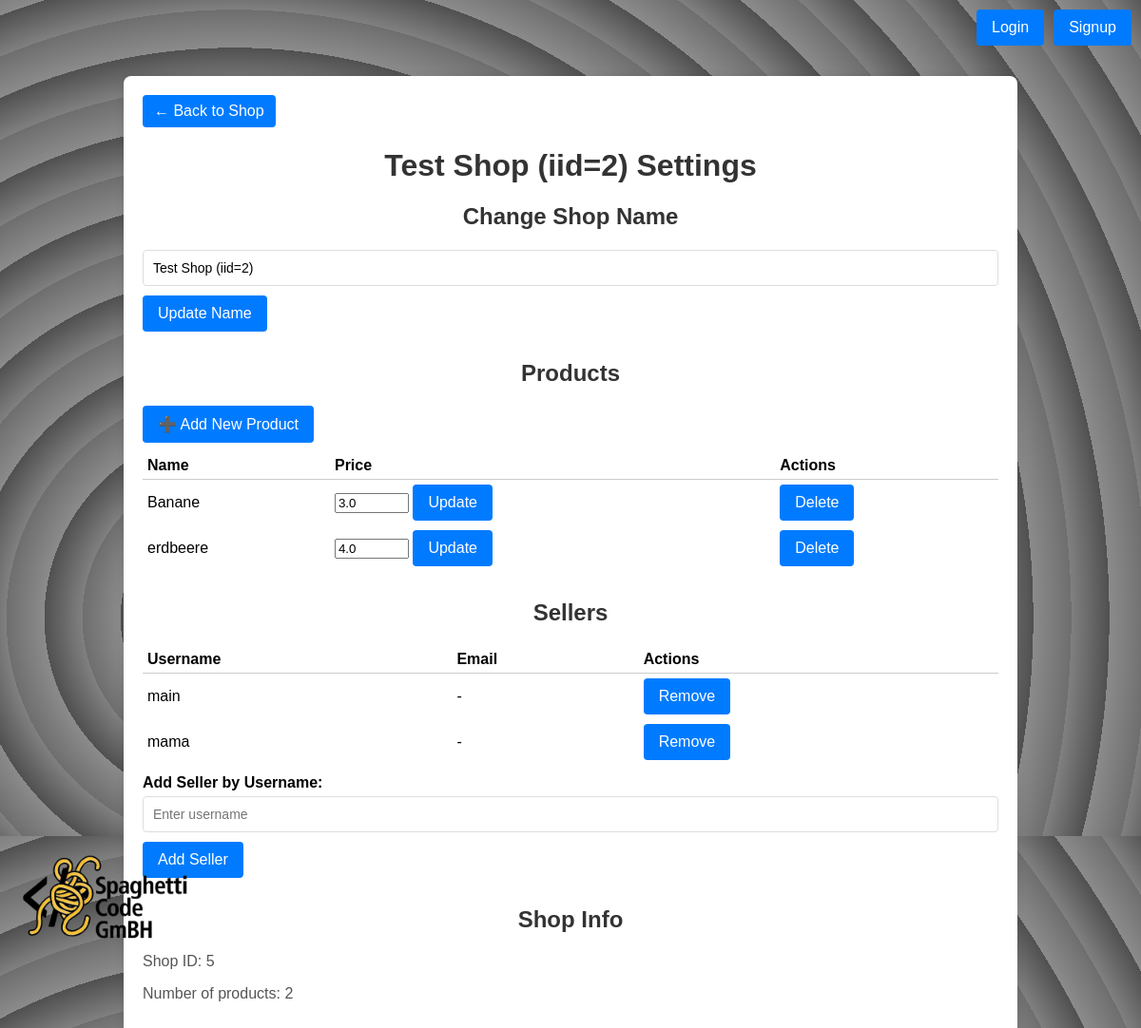
Screenshot of /Shop/5/settings/ with the database file from the repository.
### main/models.py (models this page shows, shortened)
class Shop(models.Model):
    name = models.CharField(max_length=50)
    sellers = models.ManyToManyField(User)

class Product(models.Model):
    name = models.CharField(max_length=50)
    price = models.FloatField()
    shop = models.ForeignKey("Shop", on_delete=models.CASCADE)

### main/views.py (the view, shortened to what this page needs)
# urls.py: path("Shop/<shop_id>/settings/", ShopSettings, name="ShopSettings"),
def ShopSettings(request, shop_id):
    shop = get_object_or_404(Shop, id=shop_id)
    context = {"shop": shop}
    return render(request, "shop_settings.html", context)

### main/templates/shop_settings.html (shortened to what this page needs)
{% extends 'base.html' %}
{% load static %}
{% block content %}
<div style="max-width: 900px; margin: 80px auto; background: #fff; padding: 20px; border-radius: 8px; box-shadow: 0 0 10px rgba(0,0,0,0.1);">
    <div style="margin-bottom: 20px;">
        <button type="button" onclick="window.location.href='/Shop/{{ shop.id }}/';" style="padding: 8px 12px;">← Back to Shop</button>
    </div>
    <h1>{{ shop.name }} Settings</h1>
    <section style="margin-bottom: 30px;">
        <h2>Change Shop Name</h2>
        <form method="post" action="{% url 'ShopSettings' shop.id %}">
            <input type="text" name="shop_name" value="{{ shop.name }}" required>
            <input type="submit" name="update_name" value="Update Name">
        </form>
    </section>
    <section style="margin-bottom: 30px;">
        <h2>Products</h2>
        <button type="button" onclick="window.location.href='/create-product/'">➕ Add New Product</button>
        {% if shop.product_set.all %}
        <table style="width: 100%; margin-top: 10px; border-collapse: collapse; text-align: left;">
            <thead>
                <tr>
                    <th style="border-bottom: 1px solid #ccc; padding: 5px;">Name</th>
                    <th style="border-bottom: 1px solid #ccc; padding: 5px;">Price</th>
                    <th style="border-bottom: 1px solid #ccc; padding: 5px;">Actions</th>
                </tr>
            </thead>
            <tbody>
                {% for product in shop.product_set.all %}
                <tr>
                    <td style="padding: 5px;">{{ product.name }}</td>
                    <td style="padding: 5px;">
                        <form method="post" style="display:inline-block;" action="{% url 'ShopSettings' shop.id %}">
                            <input type="number" step="0.01" name="price" value="{{ product.price }}" style="width:70px;">
                            <input type="submit" name="update_price" value="Update">
                        </form>
                    </td>
                    <td style="padding: 5px;">
                        <form method="post" style="display:inline-block;" action="{% url 'ShopSettings' shop.id %}">
                            <input type="submit" value="Delete">
                        </form>
                    </td>
                </tr>
                {% endfor %}
            </tbody>
        </table>
        {% else %}
            <p>No products yet.</p>
        {% endif %}
    </section>
    <section style="margin-bottom: 30px;">
        <h2>Sellers</h2>
        {% if shop.sellers.all %}
        <table style="width: 100%; border-collapse: collapse; text-align: left; margin-top: 10px;">
            <thead>
                <tr>
                    <th style="border-bottom: 1px solid #ccc; padding: 5px;">Username</th>
                    <th style="border-bottom: 1px solid #ccc; padding: 5px;">Email</th>
                    <th style="border-bottom: 1px solid #ccc; padding: 5px;">Actions</th>
                </tr>
            </thead>
            <tbody>
                {% for seller in shop.sellers.all %}
                <tr>
                    <td style="padding: 5px;">{{ seller.username }}</td>
                    <td style="padding: 5px;">{% if seller.email %}{{ seller.email }}{% else %}-{% endif %}</td>
                    <td style="padding: 5px;">
                        <form method="post" style="display:inline-block;" action="{% url 'ShopSettings' shop.id %}">
                            <input type="submit" value="Remove">
                        </form>
                    </td>
                </tr>
                {% endfor %}
            </tbody>
        </table>
        {% else %}
            <p>No sellers assigned yet.</p>
        {% endif %}
        <form method="post" action="{% url 'ShopSettings' shop.id %}" style="margin-top: 10px;">
            <label for="username">Add Seller by Username:</label>
            <input type="text" id="username" name="username" placeholder="Enter username" required>
        </form>
    </section>
    <section style="margin-bottom: 30px;">
        <h2>Shop Info</h2>
        <p>Shop ID: {{ shop.id }}</p>
        <p>Number of products: {{ shop.product_set.count }}</p>
    </section>
</div>
{% endblock content %}

### main/templates/base.html (style rules this page uses)
body { height: 100vh; margin: 0; font-family: Arial, sans-serif; background: repeating-radial-gradient( circle at 50% 50%, #808080, #505050 40px, #8b8b8b 40px, #6e6e6e 80px ); }
h1, h2, h3, h4, h5, h6 { color: #333; margin-bottom: 20px; line-height: 1.2; text-align: center; }
p { margin-bottom: 15px; color: #555; }
label { display: block; margin-bottom: 5px; font-weight: bold; }
input[type="text"], input[type="email"], input[type="password"] { width: 100%; padding: 10px; margin-bottom: 10px; border: 1px solid #ddd; border-radius: 4px; box-sizing: border-box; font-size: 14px; }
button, input[type="submit"] { background-color: #007bff; color: #fff; border: none; padding: 10px 16px; cursor: pointer; border-radius: 4px; font-size: 16px; transition: background-color 0.3s ease; }

### rows the page displays
Shop: name "Test Shop (iid=2)", shop_name "Test Shop (iid=2)", id "5", product_set.count "2"
Product: name "Banane", price "3.0"
Product: name "erdbeere", price "4.0"

### other values shown
{{ seller.username }} "main"
{{ seller.username }} "mama"
